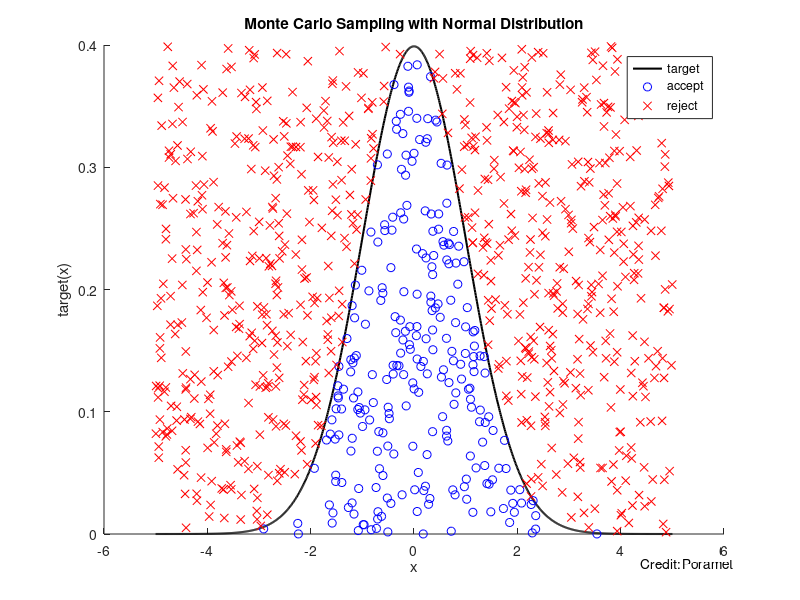

MATLAB code to generate this figure:
clc;
clear;

% Parameters
n = 1000; % Number of samples
mu = 0; % Mean of the normal distribution
sigma = 1; % Standard deviation of the normal distribution
x = linspace(-5, 5, n); % x-axis range
target = (1/(sigma*sqrt(2*pi))) * exp(-0.5 * ((x-mu)/sigma).^2); % Normal distribution PDF

% Generate random samples
x_rand = -5 + 10 * rand(1, n);
y_rand = rand(1, n) * max(target); % Scale by max value of target

% Acceptance criteria
accepted = y_rand < (1/(sigma*sqrt(2*pi))) * exp(-0.5 * ((x_rand-mu)/sigma).^2);
rejected = ~accepted;

% Plotting
figure;
hold on;
plot(x, target, 'k', 'LineWidth', 1.5); % Plot target function
plot(x_rand(accepted), y_rand(accepted), 'bo'); % Accepted samples
plot(x_rand(rejected), y_rand(rejected), 'rx'); % Rejected samples
xlabel('x');
ylabel('target(x)');
legend('target', 'accept', 'reject');
title('Monte Carlo Sampling with Normal Distribution');
hold off;

% Adding credit
annotation('textbox', [0.8, 0.05, 0.1, 0.1], 'String', 'Credit: Poramet', 'FontSize', 10, 'HorizontalAlignment', 'right', 'EdgeColor', 'none');

